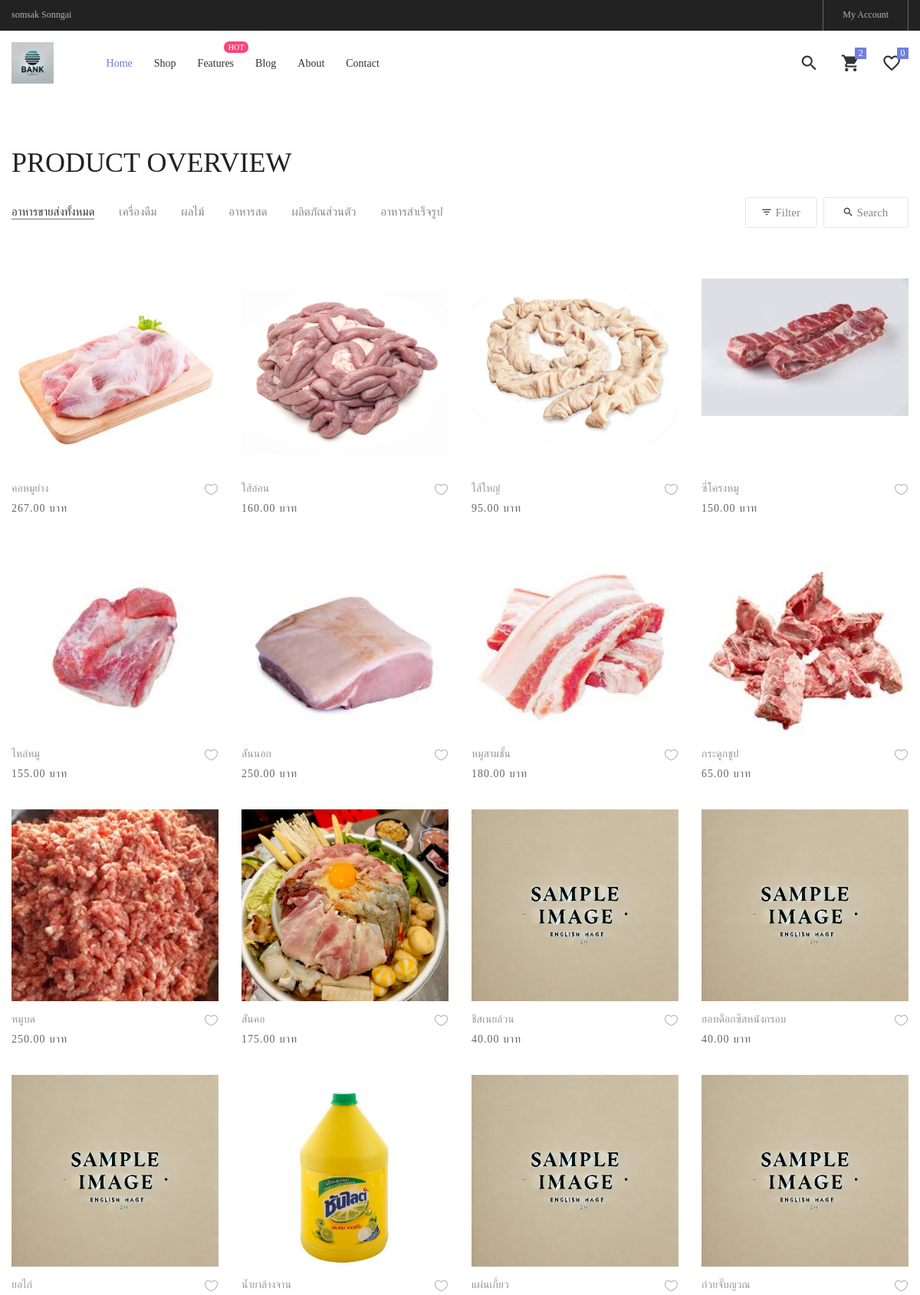
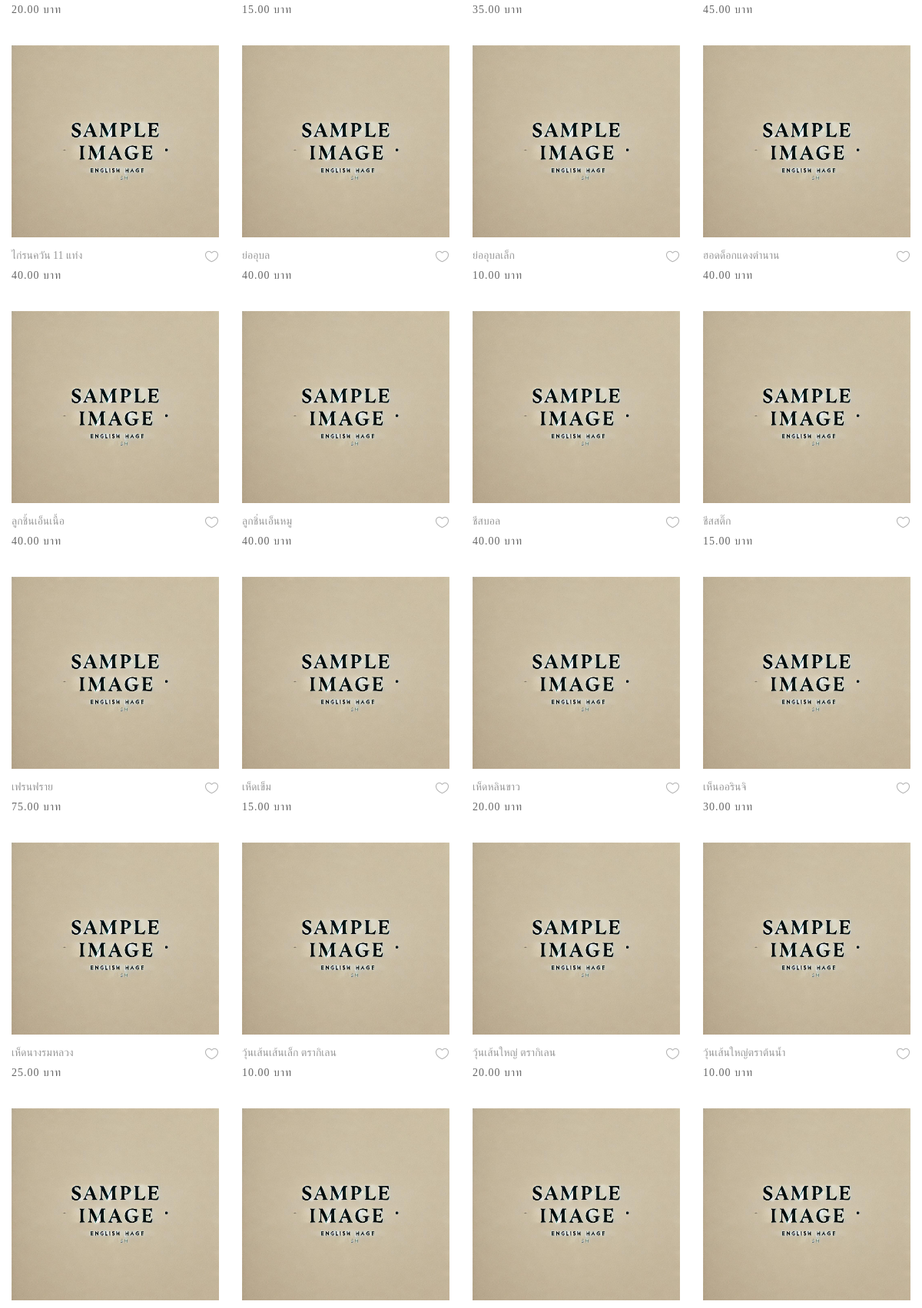
The page /ProductNew (upper part) on the database its author committed (2 pictures, top to bottom).
### productapp/models.py (models this page shows, shortened)
class Product1(models.Model):
    category = models.ForeignKey(Category, on_delete=models.CASCADE,null=True)  # เชื่อมโยงกับ Category
    name = models.CharField(max_length=100)  # ชื่อสินค้า
    description = models.TextField(max_length=500)
    price = models.DecimalField(max_digits=10, decimal_places=2)
    stock = models.DecimalField(max_digits=10, decimal_places=2)
    is_trending = models.BooleanField(default=False)
    image = models.ImageField(upload_to="product")
    profitprice = models.DecimalField(max_digits=10, decimal_places=2)
    created_at = models.DateTimeField(auto_now_add=True)  # วันที่เพิ่ม
    updated_at = models.DateTimeField(auto_now=True)      # วันที่แก้ไข
    barcode = models.CharField(max_length=13, unique=True) # สามารถที่จะทำการเพิ่มได้แค่ 13 ตัว
    class Meta:
        verbose_name = "Product"
        verbose_name_plural = "รายการสินค้า"

### productapp/views.py (the view)
# urls.py: path("ProductNew",views.ProductNew,name="Productnew"),
def ProductNew(request):
     all_product=Product1.objects.all().order_by("category") # เรียกลำดับจากชื่อสินค้า ถ้าเป็นการเพิ่ม order_by ตัวนี้จะมีการเชื่อมโยงกับ Product.html
     page=request.GET.get("page") # ดึงค่า parameter page เพิ่อระบุว่าผู้ใช้ต้องการดูหน้าที่เท่าไหร่ ถ้าไม่มี parametre page ใน url ค่านี้จะเป็น  None
     paginator=Paginator(all_product,500) #สร้าง object Paginator เพื่อแบ่งข้อมูล all_product ออกเป็นหน้า page โดยแต่ล่ะหน้าจะแสดงข้อมูล 3 รายการ
     all_product=paginator.get_page(page) #ดึงข้อมูลของหน้าที่ผู้ชายที่จะต้องการดู (ตามค่า page ที่ได้จาก url ) ถ้า page เป็น None  หรือไม่ถูกต้อง (เช่น มากกว่าจำนวณหน้าทั้งหมด ) จะดึงข้อมูลหน้าแรกมาให้โดยอัตโนมัติ
     return render (request,"ProductUpdate.html",{"all_product":all_product}) #ทำการดึงค่าตัวแปรมาเก็บไว้แล้ว Return กับไป

### productapp/models.py (called while the page is built)
    def __str__(self):
        return self.name

### productapp/templates/ProductUpdate.html (shortened to what this page needs)
{% extends "layoutUpdate.html"%}
{% load humanize %}
{% load static %}
{% block content%}
        <div class="sec-banner bg0 p-t-80 p-b-50">
        </div>
        <section class="bg0 p-t-23 p-b-140">
            <div class="container">
                <div class="p-b-10">
                    <h3 class="ltext-103 cl5">
                        Product Overview
                    </h3>
                </div>
                <div class="flex-w flex-sb-m p-b-52">
                    <div class="flex-w flex-l-m filter-tope-group m-tb-10">
                        <button class="stext-106 cl6 hov1 bor3 trans-04 m-r-32 m-tb-5 how-active1" data-filter="*">
                            อาหารขายส่งทั้งหมด
                        </button>
                        <button class="stext-106 cl6 hov1 bor3 trans-04 m-r-32 m-tb-5" data-filter=".women">
                            เครื่องดืม
                        </button>
                        <button class="stext-106 cl6 hov1 bor3 trans-04 m-r-32 m-tb-5" data-filter=".men">
                            ผลไม้
                        </button>
                        <button class="stext-106 cl6 hov1 bor3 trans-04 m-r-32 m-tb-5" data-filter=".อาหารสด">
                            อาหารสด
                        </button>
                        <button class="stext-106 cl6 hov1 bor3 trans-04 m-r-32 m-tb-5" data-filter=".ผลิตภัณส่วนตัว">
                            ผลิตภัณส่วนตัว
                        </button>
                        <button class="stext-106 cl6 hov1 bor3 trans-04 m-r-32 m-tb-5" data-filter=".watches">
                            อาหารสำเร็จรูป
                        </button>
                    </div>
                    <div class="flex-w flex-c-m m-tb-10">
                        <div class="flex-c-m stext-106 cl6 size-104 bor4 pointer hov-btn3 trans-04 m-r-8 m-tb-4 js-show-filter">
                            <i class="icon-filter cl2 m-r-6 fs-15 trans-04 zmdi zmdi-filter-list"></i>
                             Filter
                        </div>
                        <div class="flex-c-m stext-106 cl6 size-105 bor4 pointer hov-btn3 trans-04 m-tb-4 js-show-search">
                            <i class="icon-search cl2 m-r-6 fs-15 trans-04 zmdi zmdi-search"></i>
                            Search
                        </div>
                    </div>
                </div>
                <div class="row isotope-grid">
                    {% for Product1 in all_product %}
                    <div class="col-sm-6 col-md-4 col-lg-3 p-b-35 isotope-item {{ Product1.category }}">
                        <div class="block2">
                            <div class="block2-pic hov-img0">
                                <img src="{{ Product1.image.url }}" alt="{{ Product1.name }}">
                            </div>
                            <div class="block2-txt flex-w flex-t p-t-14">
                                <div class="block2-txt-child1 flex-col-l">
                                    <a href="{% url 'productDetail' Product1.id %}" class="stext-104 cl4 hov-cl1 trans-04 js-name-b2 p-b-6">
                                        {{ Product1.name }}
                                    </a>
                                    <span class="stext-105 cl3">
                                        {{ Product1.price | intcomma }} บาท
                                    </span>
                                </div>
                                <div class="block2-txt-child2 flex-r p-t-3">
                                    <a href="#" class="btn-addwish-b2 dis-block pos-relative js-addwish-b2">
                                        <img class="icon-heart1 dis-block trans-04" src="{% static 'assets/images/icons/icon-heart-01.png' %}" alt="ICON">
                                    </a>
                                </div>
                            </div>
                        </div>
                    </div>
                    {% endfor %}
                </div>
            </div>
        </section>
{% endblock %}

### productapp/static/assets/css/main.css (style rules this page uses)
.container { max-width: 1380px; }
@media (max-width: 1600px) { .container { max-width: 1200px; } }
.block2-pic { position: relative; width: 100%; height: 250px; background-size: cover; background-position: center; background-repeat: no-repeat; }
.block2-txt-child1 { width: calc(100% - 30px); }
.block2-txt-child2 { width: 30px; }
.cl2 { color: #333; }
.cl3 { color: #666; }
.cl4 { color: #999; }
.cl5 { color: #222; }
.cl6 { color: #888; }
.stext-104 { font-family: Poppins-Regular; font-size: 14px; line-height: 1.466667; }
.stext-105 { font-family: Poppins-Regular; font-size: 14px; line-height: 1.466667; letter-spacing: 1px; }
.stext-106 { font-family: Poppins-Regular; font-size: 15px; line-height: 1.2; }
.ltext-103 { font-family: Poppins-Bold; font-size: 36px; line-height: 1.1; text-transform: uppercase; }
.size-104 { min-width: 94px; height: 40px; }
.size-105 { min-width: 111px; height: 40px; }
.bg0 { background-color: #fff; }
.bor3 { border-bottom: 1px solid transparent; }
.bor4 { border: 1px solid #e6e6e6; border-radius: 3px; }
.how-active1 { color: #333; border-color: #797979; }
.hov-img0 { display: block; overflow: hidden; }
.hov-img0 img { width: 100%; -webkit-transition: transform 0.9s ease; -o-transition: transform 0.9s ease; -moz-transition: transform 0.9s ease; transition: transform 0.9s ease; }

### rows shown on the page
Product1: image (picture), name "คอหมูย่าง", price "267.00"
Product1: image (picture), name "ใส้อ่อน", price "160.00"
Product1: image (picture), name "ใส้ใหญ่", price "95.00"
Product1: image (picture), name "ซี่โครงหมู", price "150.00"
Product1: image (picture), name "ไหล่หมู", price "155.00"
Product1: image (picture), name "สันนอก", price "250.00"
Product1: image (picture), name "หมูสามชั้น", price "180.00"
Product1: image (picture), name "กระดูกชูป", price "65.00"
Product1: image (picture), name "หมูบด", price "250.00"
Product1: image (picture), name "สันคอ", price "175.00"
Product1: image (picture), name "ชีสเนยล้วน", price "40.00"
Product1: image (picture), name "ฮอทด็อกซีสหนังกรอบ", price "40.00"
Product1: image (picture), name "ยอไก่", price "20.00"
Product1: image (picture), name "น้ำยาล้างจาน", price "15.00"
Product1: image (picture), name "แผ่นเกี้ยว", price "35.00"
Product1: image (picture), name "ก๋วยจั๊บญวณ", price "45.00"
Product1: image (picture), name "ไก่รนควัน 11 แท่ง", price "40.00"
Product1: image (picture), name "ย่ออุบล", price "40.00"
Product1: image (picture), name "ย่ออุบลเล็ก", price "10.00"
Product1: image (picture), name "ฮอดด็อกแดงตำนาน", price "40.00"
Product1: image (picture), name "ลูกชิ้นเอ็นเนื้อ", price "40.00"
Product1: image (picture), name "ลูกชิ่นเอ็นหมู", price "40.00"
Product1: image (picture), name "ชีสบอล", price "40.00"
Product1: image (picture), name "ชีสสติ๊ก", price "15.00"
Product1: image (picture), name "เฟรนฟราย", price "75.00"
Product1: image (picture), name "เห็ดเข็ม", price "15.00"
Product1: image (picture), name "เห็ดหลินขาว", price "20.00"
Product1: image (picture), name "เห็นออรินจิ", price "30.00"
Product1: image (picture), name "เห็ดนางรมหลวง", price "25.00"
Product1: image (picture), name "วุ้นเส้นเส้นเล็ก ตรากิเลน", price "10.00"
Product1: image (picture), name "วุ้นเส้นใหญ่ ตรากิเลน", price "20.00"
Product1: image (picture), name "วุ้นเส้นใหญ่ตราต้นน้ำ", price "10.00"
Product1: image (picture)
Product1: image (picture)
Product1: image (picture)
Product1: image (picture)
